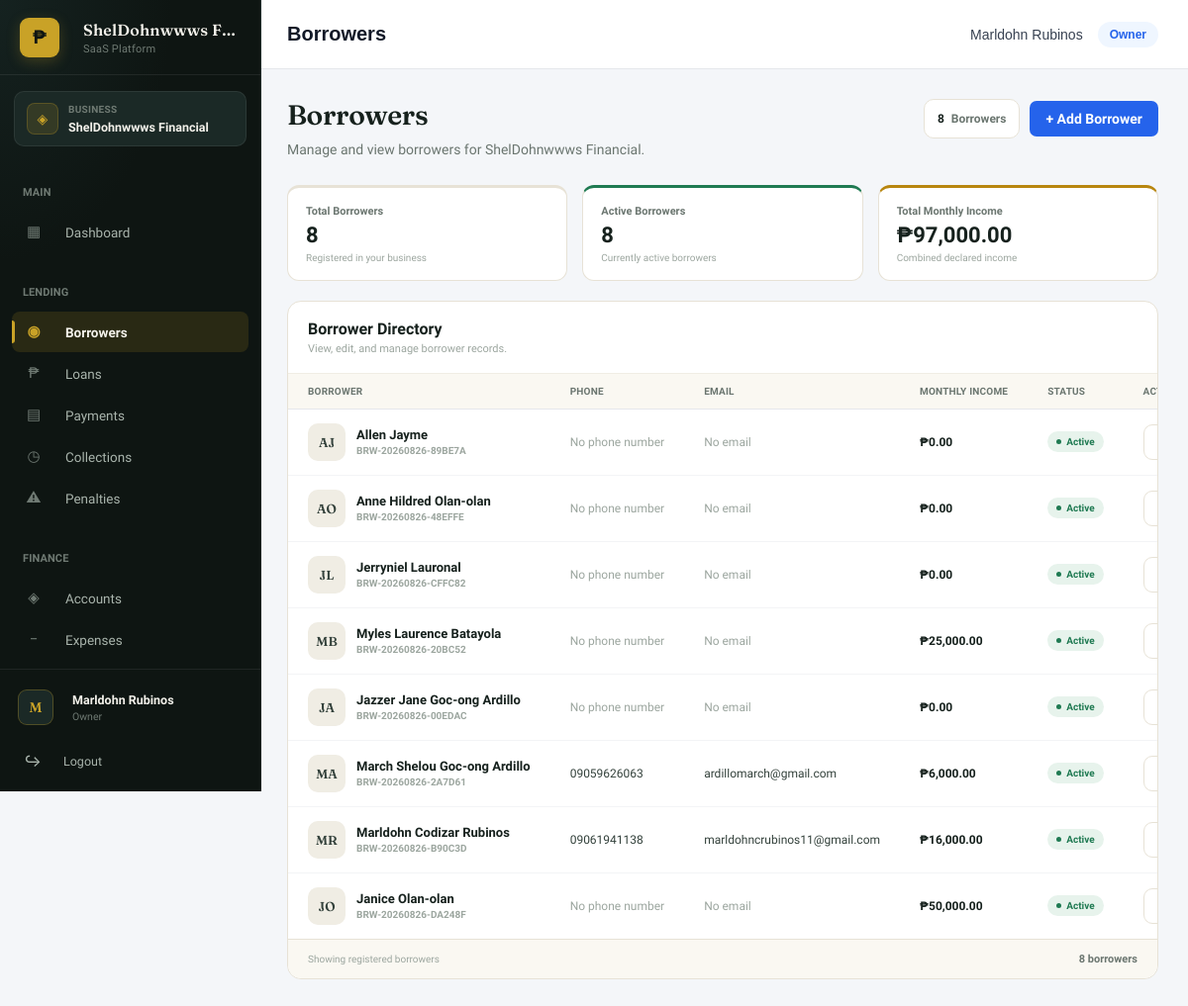
/public/index.php?url=borrowers (signed in), run on the app's committed database.
### tables this page shows
CREATE TABLE `borrowers` (
  `id` int(10) UNSIGNED NOT NULL,
  `business_id` int(10) UNSIGNED NOT NULL,
  `borrower_code` varchar(50) NOT NULL,
  `first_name` varchar(100) NOT NULL,
  `middle_name` varchar(100) DEFAULT NULL,
  `last_name` varchar(100) NOT NULL,
  `email` varchar(150) DEFAULT NULL,
  `phone` varchar(30) DEFAULT NULL,
  `date_of_birth` date DEFAULT NULL,
  `gender` enum('male','female','other') DEFAULT NULL,
  `address` text DEFAULT NULL,
  `city` varchar(100) DEFAULT NULL,
  `province` varchar(100) DEFAULT NULL,
  `postal_code` varchar(20) DEFAULT NULL,
  `occupation` varchar(150) DEFAULT NULL,
  `employer` varchar(150) DEFAULT NULL,
  `monthly_income` decimal(15,2) DEFAULT 0.00,
  `status` enum('active','inactive','blacklisted') NOT NULL DEFAULT 'active',
  `notes` text DEFAULT NULL,
  `created_by` int(10) UNSIGNED DEFAULT NULL,
  `created_at` timestamp NOT NULL DEFAULT current_timestamp(),
  `updated_at` timestamp NOT NULL DEFAULT current_timestamp() ON UPDATE current_timestamp()
);

### app/views/borrowers/index.php (the view, shortened to what the rows shown need)
<?php
$borrowers =
    $borrowers
    ?? [];
if (!function_exists('borrowerStatusClass')) {
    function borrowerStatusClass(
        string $status
    ): string {
        return match (
            strtolower(trim($status))
        ) {
            'active' =>
                'borrower-status-active',
            'inactive' =>
                'borrower-status-inactive',
            'pending' =>
                'borrower-status-pending',
            'approved' =>
                'borrower-status-approved',
            'rejected',
            'cancelled',
            'blocked' =>
                'borrower-status-danger',
            default =>
                'borrower-status-default'
        };
    }
}
?>
<!DOCTYPE html>
<html lang="en">
<head>
<link
    rel="stylesheet"
    href="assets/css/style.css"
>
</head>
<body>
<div class="main-content">
<div class="container borrowers-page">
    <div class="borrowers-header">
        <div class="borrowers-heading">
            <h1>
                Borrowers
            </h1>
        </div>
    </div>
    <div class="borrowers-panel">
        <div class="borrowers-panel-header">
            <div>
                <h2 class="borrowers-panel-title">
                    Borrower Directory
                </h2>
            </div>
        </div>
        <?php if (empty($borrowers)): ?>
            <!-- =========================================
                 EMPTY STATE
            ========================================== -->
            <div class="borrowers-empty">
                <div class="borrowers-empty-icon">
                    B
                </div>
                <h3>
                    No Borrowers Found
                </h3>
                <p>
                    You haven't added any borrowers yet.
                </p>
                <a
                    href="index.php?url=borrowers/create"
                    class="btn btn-primary"
                >
                    + Add Your First Borrower
                </a>
            </div>
        <?php else: ?>
            <div class="borrowers-table-wrapper">
                <table class="borrowers-table">
                    <thead>
                        <tr>
                            <th>
                                Borrower
                            </th>
                            <th>
                                Phone
                            </th>
                            <th>
                                Email
                            </th>
                            <th>
                                Monthly Income
                            </th>
                            <th>
                                Status
                            </th>
                            <th>
                                Actions
                            </th>
                        </tr>
                    </thead>
                    <tbody>
                    <?php foreach (
                        $borrowers
                        as $borrower
                    ): ?>
                        <?php
                        $borrowerId =
                            (int) (
                                $borrower['id']
                                ?? 0
                            );
                        $borrowerCode =
                            $borrower['borrower_code']
                            ??
                            '-';
                        $firstName =
                            trim(
                                $borrower['first_name']
                                ?? ''
                            );
                        $middleName =
                            trim(
                                $borrower['middle_name']
                                ?? ''
                            );
                        $lastName =
                            trim(
                                $borrower['last_name']
                                ?? ''
                            );
                        $borrowerName =
                            trim(
                                $firstName
                                . ' '
                                . $middleName
                                . ' '
                                . $lastName
                            );
                        $phone =
                            trim(
                                $borrower['phone']
                                ?? ''
                            );
                        $email =
                            trim(
                                $borrower['email']
                                ?? ''
                            );
                        $monthlyIncome =
                            (float) (
                                $borrower['monthly_income']
                                ?? 0
                            );
                        $status =
                            strtolower(
                                trim(
                                    $borrower['status']
                                    ?? 'active'
                                )
                            );
                        $statusClass =
                            borrowerStatusClass(
                                $status
                            );
                        $avatarInitials =
                            '';
                        if (
                            $firstName !== ''
                        ) {
                            $avatarInitials .=
                                strtoupper(
                                    substr(
                                        $firstName,
                                        0,
                                        1
                                    )
                                );
                        }
                        if (
                            $lastName !== ''
                        ) {
                            $avatarInitials .=
                                strtoupper(
                                    substr(
                                        $lastName,
                                        0,
                                        1
                                    )
                                );
                        }
                        ?>
                        <tr>
                            <td>
                                <div class="borrower-identity">
                                    <div class="borrower-avatar">
                                        <?= htmlspecialchars(
                                            $avatarInitials
                                        ) ?>
                                    </div>
                                    <div class="borrower-identity-details">
                                        <div class="borrower-name">
                                            <?= htmlspecialchars(
                                                $borrowerName
                                            ) ?>
                                        </div>
                                        <div class="borrower-code">
                                            <?= htmlspecialchars(
                                                $borrowerCode
                                            ) ?>
                                        </div>
                                    </div>
                                </div>
                            </td>
                            <td>
                                <span
                                    class="borrower-contact
                                    <?= $phone === ''
                                        ? 'muted'
                                        : ''
                                    ?>"
                                >
                                    <?= htmlspecialchars(
                                        $phone !== ''
                                            ? $phone
                                            : 'No phone number'
                                    ) ?>
                                </span>
                            </td>
                            <td>
                                <span
                                    class="borrower-contact
                                    <?= $email === ''
                                        ? 'muted'
                                        : ''
                                    ?>"
                                >
                                    <?= htmlspecialchars(
                                        $email !== ''
                                            ? $email
                                            : 'No email'
                                    ) ?>
                                </span>
                            </td>
                            <td>
                                <span class="borrower-income">
                                    ₱<?= number_format(
                                        $monthlyIncome,
                                        2
                                    ) ?>
                                </span>
                            </td>
                            <td>
                                <span
                                    class="borrower-status
                                    <?= htmlspecialchars(
                                        $statusClass
                                    ) ?>"
                                >
                                    <?= htmlspecialchars(
                                        ucfirst(
                                            $status
                                        )
                                    ) ?>
                                </span>
                            </td>
                            <td>
                                <div
                                    class="borrower-action-menu"
                                >
                                    <button
                                        type="button"
                                        class="borrower-action-button"
                                        onclick="
                                            toggleBorrowerActions(
                                                <?= $borrowerId ?>
                                            )
                                        "
                                        aria-label="Borrower actions"
                                        aria-expanded="false"
                                        data-borrower-id="<?= $borrowerId ?>"
                                    >
                                    </button>
                                </div>
                            </td>
                        </tr>
                    <?php endforeach; ?>
                    </tbody>
                </table>
            </div>
        <?php endif; ?>
    </div>
</div>
</div>
</body>
</html>

### data on the page
borrowers: avatarInitials "AJ", borrowerName "Allen Jayme", borrower_code "BRW-20260826-89BE7A", phone "No phone number", email "No email", monthly_income "0.00", status "Active"
borrowers: avatarInitials "AO", borrowerName "Anne Hildred Olan-olan", borrower_code "BRW-20260826-48EFFE", phone "No phone number", email "No email", monthly_income "0.00", status "Active"
borrowers: avatarInitials "JL", borrowerName "Jerryniel Lauronal", borrower_code "BRW-20260826-CFFC82", phone "No phone number", email "No email", monthly_income "0.00", status "Active"
borrowers: avatarInitials "MB", borrowerName "Myles Laurence Batayola", borrower_code "BRW-20260826-20BC52", phone "No phone number", email "No email", monthly_income "25,000.00", status "Active"
borrowers: avatarInitials "JA", borrowerName "Jazzer Jane Goc-ong Ardillo", borrower_code "BRW-20260826-00EDAC", phone "No phone number", email "No email", monthly_income "0.00", status "Active"
borrowers: avatarInitials "MA", borrowerName "March Shelou Goc-ong Ardillo", borrower_code "BRW-20260826-2A7D61", phone "09059626063", email "ardillomarch@gmail.com", monthly_income "6,000.00", status "Active"
borrowers: avatarInitials "MR", borrowerName "Marldohn Codizar Rubinos", borrower_code "BRW-20260826-B90C3D", phone "09061941138", email "marldohncrubinos11@gmail.com", monthly_income "16,000.00", status "Active"
borrowers: avatarInitials "JO", borrowerName "Janice Olan-olan", borrower_code "BRW-20260826-DA248F", phone "No phone number", email "No email", monthly_income "50,000.00", status "Active"

### other printed values
$sidebarBrandName "ShelDohnwwws F…"
$sidebarBrandTagline "SaaS Platform"
$business['name'] "ShelDohnwwws Financial"
$avatarLetter "M"
$displayName "Marldohn Rubinos"
$displayRole "Owner"
$userName "Marldohn Rubinos"
$tenantRole "Owner"
$businessName "ShelDohnwwws Financial"
$borrowerCount "8"
$activeBorrowers "8"
$totalMonthlyIncome "97,000.00"
